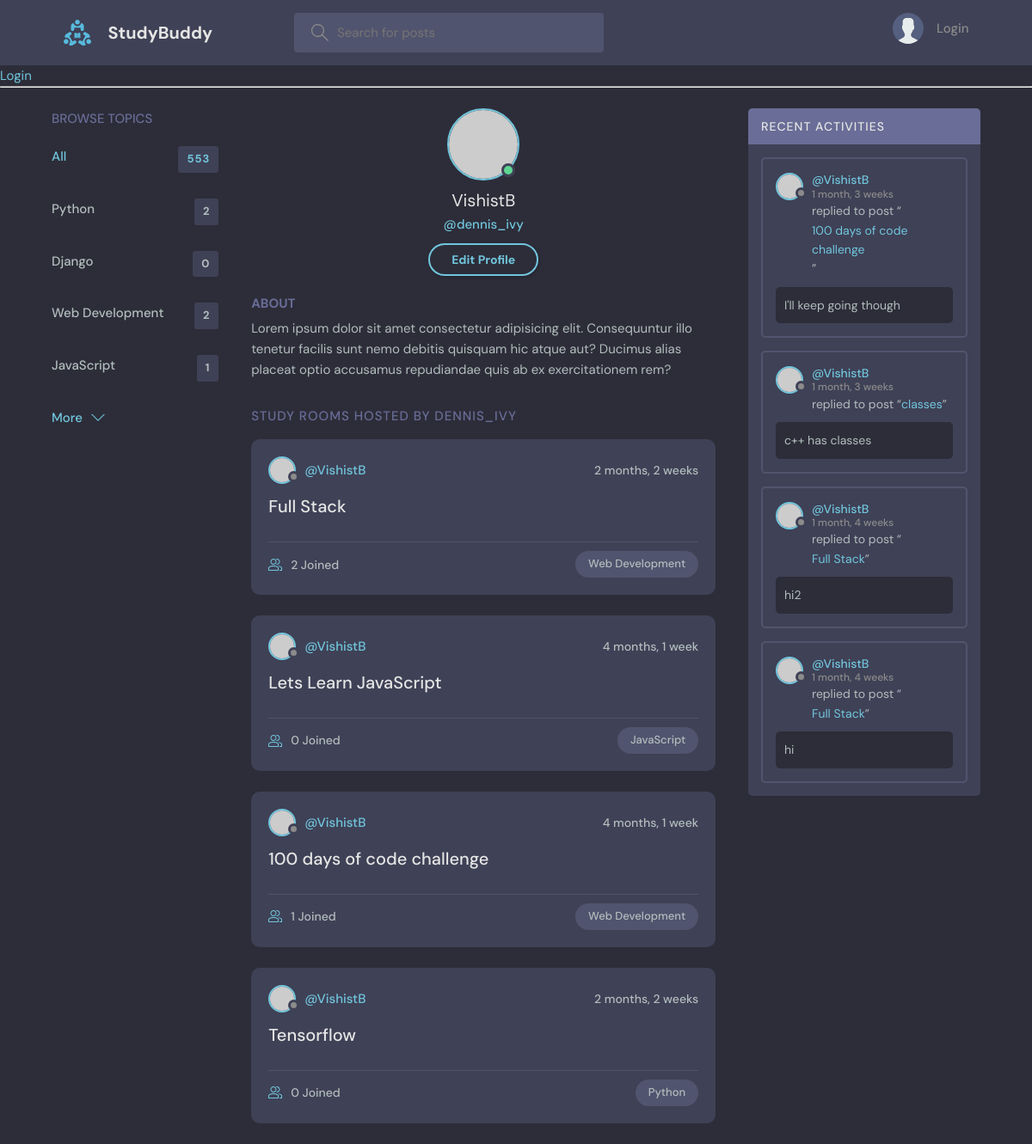
/profile/2, run on an earlier commit of the app's database.
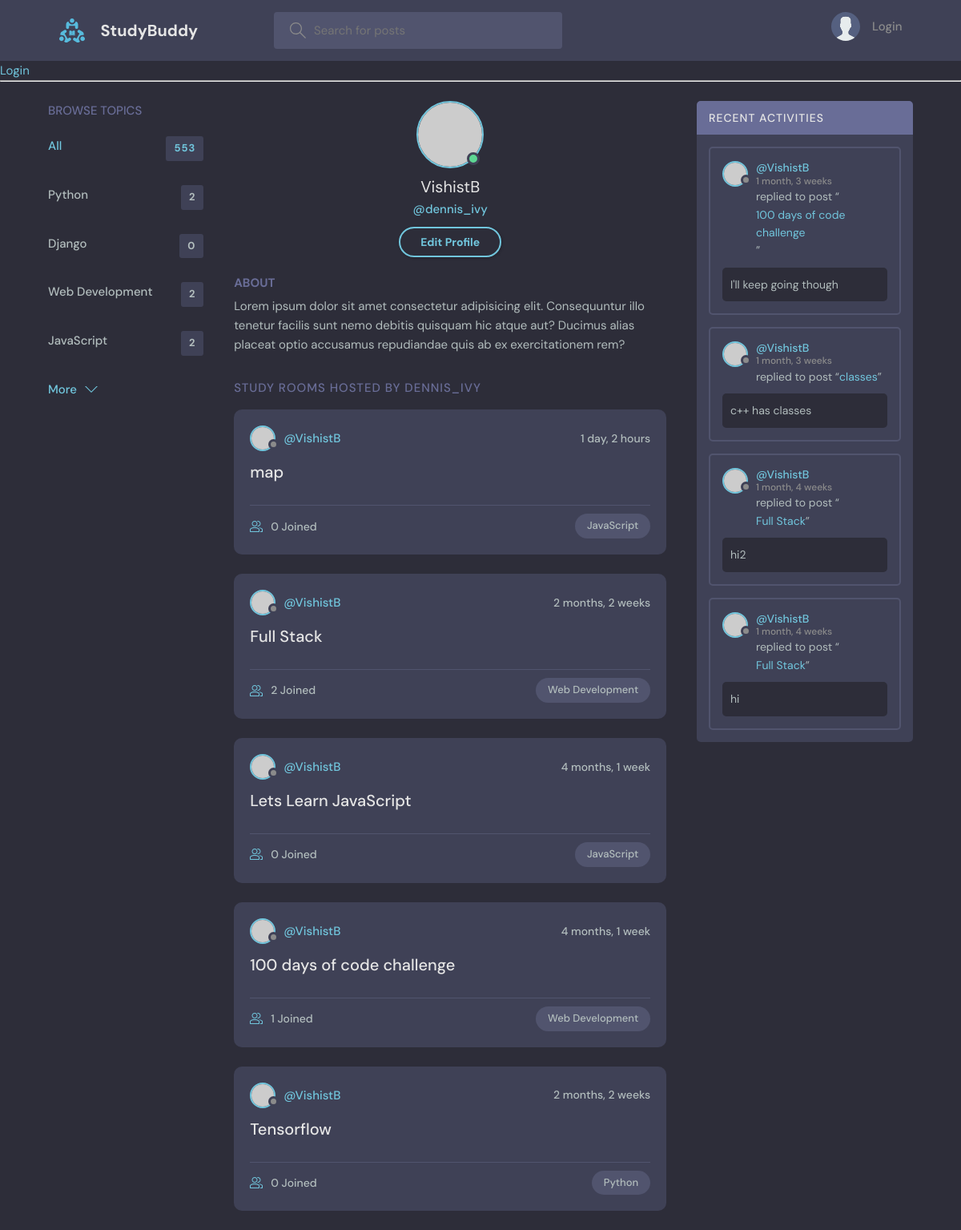
And on a later commit of the database.
### base/models.py (models this page shows, shortened)
class Topic(models.Model):
    name = models.CharField(max_length=200)

class Room(models.Model):
    host = models.ForeignKey(User, on_delete=models.SET_NULL, null=True)
    topic= models.ForeignKey(Topic, on_delete=models.SET_NULL, null=True)
    name=models.CharField(max_length=200)
    description= models.TextField(null=True,blank=True)
    participants=models.ManyToManyField(User, related_name='participants', blank=True)
    updated=models.DateTimeField(auto_now=True)
    created=models.DateTimeField(auto_now_add=True)
    class Meta:
        ordering = ['-updated', 'created']
    def __str__(self):
        return self.name

class Message(models.Model):
    user = models.ForeignKey(User, on_delete=models.CASCADE)
    room = models.ForeignKey(Room, on_delete=models.CASCADE)
    body = models.TextField()
    updated=models.DateTimeField(auto_now=True)
    created=models.DateTimeField(auto_now_add=True)
    class Meta:
        ordering = ['-updated', 'created']

### base/views.py (the view)
# urls.py: path('profile/<str:pk>', views.userProfile, name="user-profile"),
def userProfile(request, pk):
    user=User.objects.get(id=pk)
    rooms=user.room_set.all()
    room_messages=user.message_set.all()
    topics=Topic.objects.all()
    context={'user':user, 'rooms':rooms,'room_messages' : room_messages, 'topics' : topics}
    return render(request,'base/profile.html',context)

### base/templates/base/profile.html
{% extends 'main.html' %}
{% block content%}
  <main class="profile-page layout layout--3">
    <div class="container">
      {% include 'base/topics_components.html' %}
      <div class="roomList">
        <div class="profile">
          <div class="profile__avatar">
            <div class="avatar avatar--large active">
              <img src="https://randomuser.me/api/portraits/men/11.jpg" />
            </div>
          </div>
          <div class="profile__info">
            <h3>{{user.username}}</h3>
            <p>@dennis_ivy</p>
            <a href="edit-user.html" class="btn btn--main btn--pill">Edit Profile</a>
          </div>
          <div class="profile__about">
            <h3>About</h3>
            <p>
              Lorem ipsum dolor sit amet consectetur adipisicing elit. Consequuntur illo tenetur
              facilis sunt nemo debitis quisquam hic atque aut? Ducimus alias placeat optio
              accusamus repudiandae quis ab ex exercitationem rem?
            </p>
          </div>
        </div>
        <div class="roomList__header">
          <div>
            <h2>Study Rooms Hosted by dennis_ivy</a>
            </h2>
          </div>
        </div>
        {% include 'base/feed_component.html'%}
      </div>
      {% include 'base/activity_component.html' %}
    </div>
  </main>
{% endblock content %}

### base/templates/base/topics_components.html
<div class="topics">
    <div class="topics__header">
      <h2>Browse Topics</h2>
    </div>
    <ul class="topics__list">
      <li>
        <a href="{% url 'home' %}" class="active">All <span>553</span></a>
      </li>
      {% for topic in topics %}
      <li>
        <a href="{% url 'home' %}?q={{topic.name}}">{{topic.name}}<span>{{topic.room_set.all.count}}</span></a>
      </li>
      {% endfor %}
    </ul>
    <a class="btn btn--link" href="topics.html">
      More
      <svg version="1.1" xmlns="http://www.w3.org/2000/svg" width="32" height="32" viewBox="0 0 32 32">
        <title>chevron-down</title>
        <path d="M16 21l-13-13h-3l16 16 16-16h-3l-13 13z"></path>
      </svg>
    </a>
  </div>

### base/templates/base/feed_component.html (shortened to what this page needs)
{% for room in rooms %}
<div class="roomListRoom">
    <div class="roomListRoom__header">
      <a href="{% url 'user-profile' room.host.id %}" class="roomListRoom__author">
        <div class="avatar avatar--small">
          <img src="https://randomuser.me/api/portraits/women/11.jpg" />
        </div>
        <span>@{{room.host.username}}</span>
      </a>
      <div class="roomListRoom__actions">
        <span>{{room.created|timesince}}</span>
      </div>
    </div>
    <div class="roomListRoom__content">
      <a href="{% url 'room' room.id%}">{{room.name}}</a>
    </div>
    <div class="roomListRoom__meta">
      <a href="{% url 'room' room.id%}" class="roomListRoom__joined">
        {{room.participants.all.count}} Joined
      </a>
      <p class="roomListRoom__topic">{{room.topic.name}}</p>
    </div>
  </div>
{% endfor %}

### base/templates/base/activity_component.html (shortened to what this page needs)
<div class="activities">
    <div class="activities__header">
      <h2>Recent Activities</h2>
    </div>
    {% for message in room_messages %}
    <div class="activities__box">
      <div class="activities__boxHeader roomListRoom__header">
        <a href="{% url 'user-profile' message.user.id%}" class="roomListRoom__author">
          <div class="avatar avatar--small">
            <img src="https://randomuser.me/api/portraits/women/11.jpg" />
          </div>
          <p>
            @{{message.user}}
            <span>{{message.created|timesince}}</span>
          </p>
        </a>
      </div>
      <div class="activities__boxContent">
        <p>replied to post “<a href="{% url 'room' message.room.id %}">{{message.room}}</a>”</p>
        <div class="activities__boxRoomContent">
          {{message.body}}
        </div>
      </div>
    </div>
    {% endfor %}
  </div>

What changed in the data, as far as the page shows it:
computed for Topic "JavaScript": room_set.all.count "1" → "2"
added Room: host.username "VishistB", created "1 day, 2 hours", name "map", participants.all.count "0", topic.name "JavaScript"
